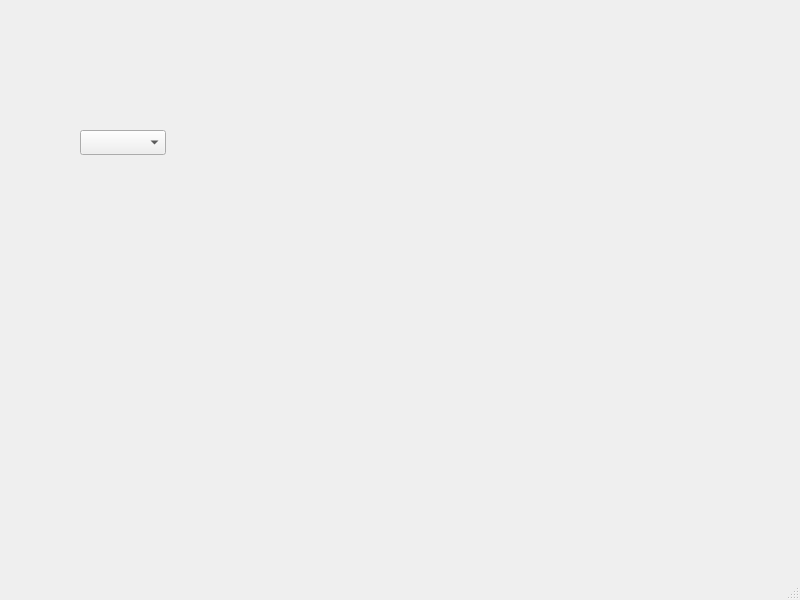
<?xml version="1.0" encoding="UTF-8"?>
<ui version="4.0">
 <class>MainWindow</class>
 <widget class="QMainWindow" name="MainWindow">
  <property name="geometry">
   <rect>
    <x>0</x>
    <y>0</y>
    <width>800</width>
    <height>600</height>
   </rect>
  </property>
  <property name="windowTitle">
   <string>MainWindow</string>
  </property>
  <widget class="QWidget" name="centralwidget">
   <widget class="QComboBox" name="comboBox">
    <property name="geometry">
     <rect>
      <x>80</x>
      <y>130</y>
      <width>86</width>
      <height>25</height>
     </rect>
    </property>
   </widget>
  </widget>
  <widget class="QMenuBar" name="menubar">
   <property name="geometry">
    <rect>
     <x>0</x>
     <y>0</y>
     <width>800</width>
     <height>22</height>
    </rect>
   </property>
  </widget>
  <widget class="QStatusBar" name="statusbar"/>
 </widget>
 <resources/>
 <connections/>
</ui>
